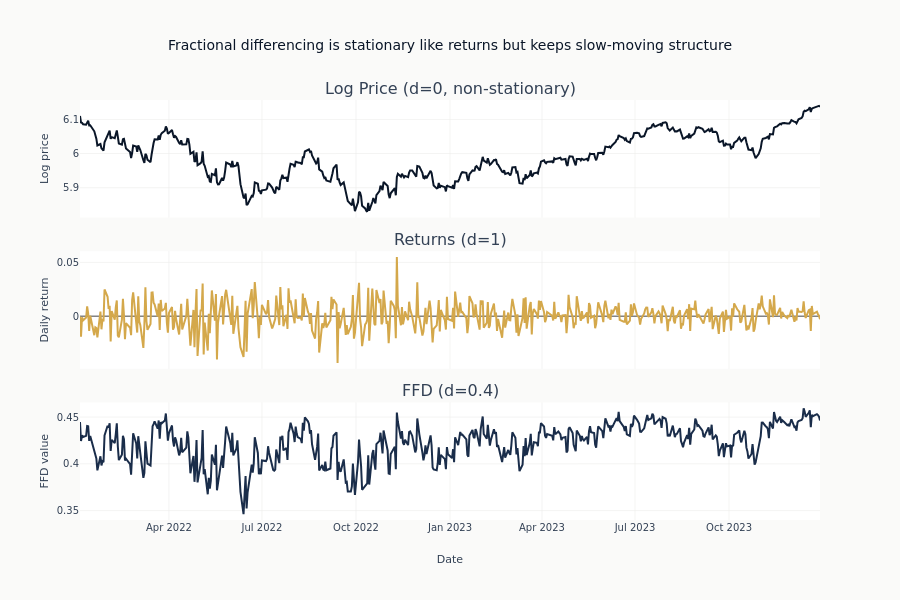

This figure's notebook cell:
### Markdown cell above
## 8. Visualize FFD Transformation

### Code cell
# Compare original, returns, and FFD
d_plot = ASSET_CLASS_D["equities"]
ffd_series = ffdiff(spy["close"].log(), d=d_plot, threshold=FFD_THRESHOLD)

fig = make_subplots(
    rows=3,
    cols=1,
    shared_xaxes=True,
    subplot_titles=["Log Price (d=0, non-stationary)", "Returns (d=1)", f"FFD (d={d_plot})"],
    vertical_spacing=0.08,
)

dates = spy["timestamp"].to_list()
log_prices_arr = spy["close"].log().to_numpy()
returns_arr = spy["close"].pct_change().to_numpy()
ffd_arr = ffd_series.to_numpy()

# Use last 500 points for visibility
n = 500

fig.add_trace(go.Scatter(x=dates[-n:], y=log_prices_arr[-n:], name="Log Price"), row=1, col=1)
fig.add_trace(go.Scatter(x=dates[-n:], y=returns_arr[-n:], name="Returns"), row=2, col=1)
fig.add_trace(go.Scatter(x=dates[-n:], y=ffd_arr[-n:], name="FFD"), row=3, col=1)

fig.update_yaxes(title_text="Log price", row=1, col=1)
fig.update_yaxes(title_text="Daily return", row=2, col=1)
fig.update_yaxes(title_text="FFD value", row=3, col=1)
fig.update_xaxes(title_text="Date", row=3, col=1)
fig.update_layout(
    height=600,
    showlegend=False,
    title="Fractional differencing is stationary like returns but keeps slow-moving structure",
)
fig.show()

### Figure 1 — Plotly figure (JSON) as saved in the notebook; plotly's stock layout.template omitted (floating-point values rounded to 4 significant figures; data arrays with more than 128 entries replaced by an {"elided": "..."} marker saying what was removed)
{"data": [{"name": "Log Price", "type": "scatter", "x": {"elided": "500 str values"}, "xaxis": "x", "y": {"elided": "500 float values"}, "yaxis": "y"}, {"name": "Returns", "type": "scatter", "x": {"elided": "500 str values"}, "xaxis": "x2", "y": {"elided": "500 float values"}, "yaxis": "y2"}, {"name": "FFD", "type": "scatter", "x": {"elided": "500 str values"}, "xaxis": "x3", "y": {"elided": "500 float values"}, "yaxis": "y3"}], "layout": {"annotations": [{"font": {"size": 16}, "showarrow": false, "text": "Log Price (d=0, non-stationary)", "x": 0.5, "xanchor": "center", "xref": "paper", "y": 1.0, "yanchor": "bottom", "yref": "paper"}, {"font": {"size": 16}, "showarrow": false, "text": "Returns (d=1)", "x": 0.5, "xanchor": "center", "xref": "paper", "y": 0.64, "yanchor": "bottom", "yref": "paper"}, {"font": {"size": 16}, "showarrow": false, "text": "FFD (d=0.4)", "x": 0.5, "xanchor": "center", "xref": "paper", "y": 0.28, "yanchor": "bottom", "yref": "paper"}], "height": 600, "showlegend": false, "title": {"text": "Fractional differencing is stationary like returns but keeps slow-moving structure"}, "xaxis": {"anchor": "y", "domain": [0.0, 1.0], "matches": "x3", "showticklabels": false}, "xaxis2": {"anchor": "y2", "domain": [0.0, 1.0], "matches": "x3", "showticklabels": false}, "xaxis3": {"anchor": "y3", "domain": [0.0, 1.0], "title": {"text": "Date"}}, "yaxis": {"anchor": "x", "domain": [0.72, 1.0], "title": {"text": "Log price"}}, "yaxis2": {"anchor": "x2", "domain": [0.36, 0.64], "title": {"text": "Daily return"}}, "yaxis3": {"anchor": "x3", "domain": [0.0, 0.28], "title": {"text": "FFD value"}}}}
